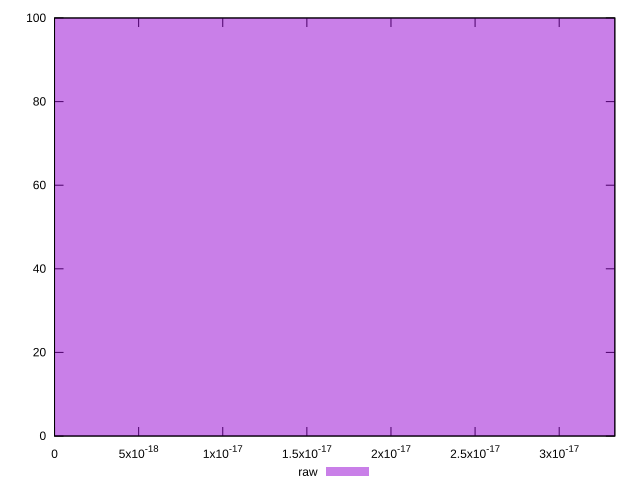

Recreate this plot in gnuplot.
reset

$raw <<EOF
0 100
EOF

set key outside below
set boxwidth 1e-12
set xrange [0:3.3306690738754695e-17]
set yrange [0:100]
set trange [0:100]
set style fill transparent solid 0.5 noborder
set terminal svg size 640, 490 enhanced background rgb 'white'
set output "report_00021_2021-02-20T09:16:39.615Z/meta/score-difference/samples/pages+cached+noadtech+nomedia+nocss/raw/histogram.svg"

plot $raw title "raw" with boxes

reset
